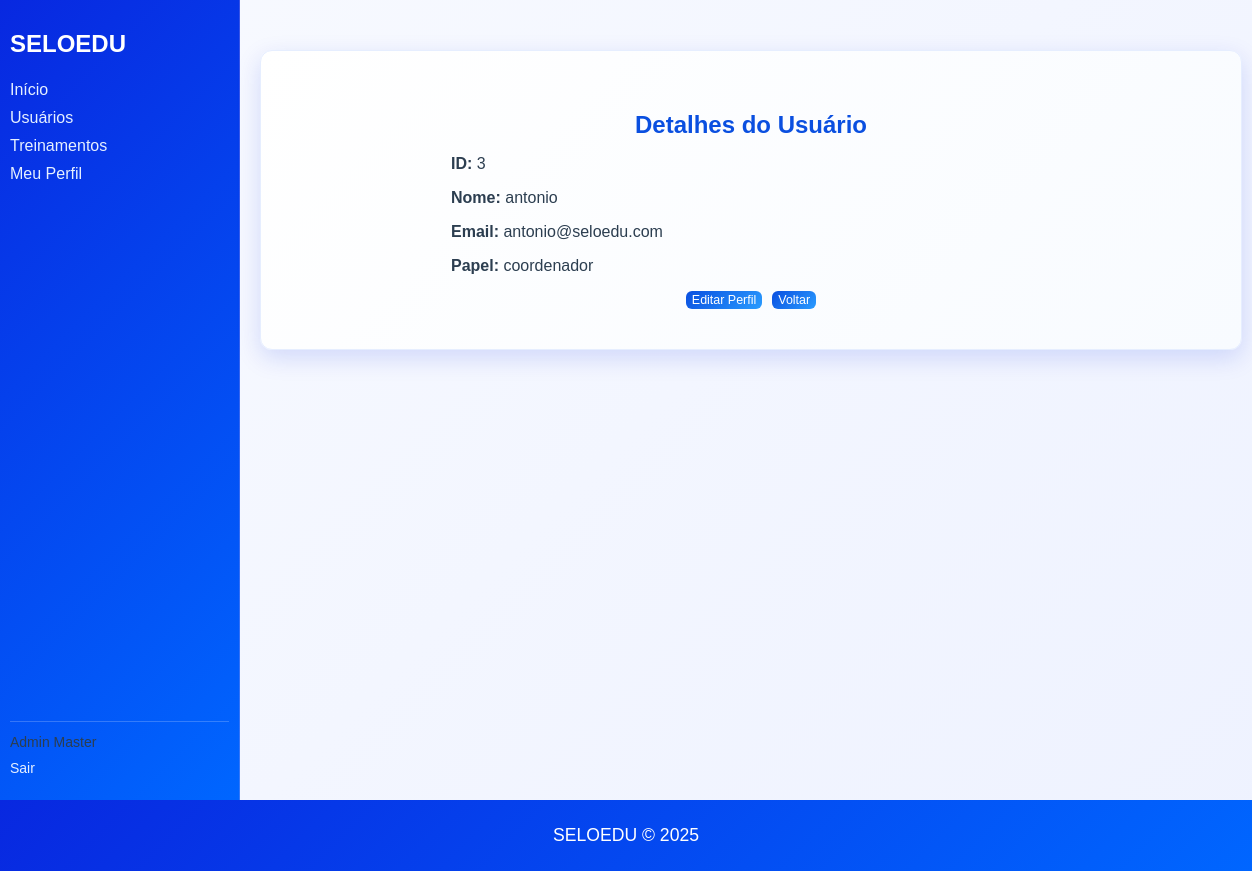
The page /users/3 (signed in) on the database its author committed.
### models/users.py (models this page shows, shortened)
class User(UserMixin, db.Model):
	__tablename__ = 'users'
	id = db.Column(db.Integer, primary_key=True)
	nome = db.Column(db.String(120), nullable=False)
	email = db.Column(db.String(150), unique=True, nullable=False)
	password_hash = db.Column(db.String(256), nullable=True)
	role = db.Column(db.String(50), default='user')
	ativo = db.Column(db.Boolean, default=True)
	profile = db.relationship(
		'Profile',
		uselist=False,
		back_populates='user',
		cascade='all, delete-orphan',
		passive_deletes=True
	)

### views/users.py (the view)
    @login_required
    def view_user(self, user_id):
        try:
            user = User.query.get_or_404(user_id)
            return render_template('users/show.html', user=user)
        except Exception as e:
            flash(f'Erro ao carregar usuário: {str(e)}', 'error')
            return redirect(url_for('users.index'))

### models/users.py (called while the page is built)
@login_manager.user_loader
def load_user(user_id):
	try:
		return User.query.get(int(user_id))
	except Exception:
		return None

### templates/users/show.html (shortened to what this page needs)
{% extends "base.html" %}
{% block content %}
  <div class="users-container">
    <h2 class="users-header" style="color:#0a4fe0;">Detalhes do Usuário</h2>
    <div style="max-width:600px; margin:0 auto;">
      <p><strong>ID:</strong> {{ user.id }}</p>
      <p><strong>Nome:</strong> {{ user.nome }}</p>
      <p><strong>Email:</strong> {{ user.email }}</p>
      <p><strong>Papel:</strong> {{ user.role }}</p>
      <div class="form-actions">
        {% if current_user.is_authenticated and (current_user.id == user.id or current_user.role == 'master') %}
          <a href="{{ url_for('users.profile_user', user_id=user.id) }}" class="btn-small no-underline">Editar Perfil</a>
        {% endif %}
        <a href="{{ url_for('users.index') }}" class="btn-small no-underline">Voltar</a>
      </div>
    </div>
  </div>
{% endblock %}

### templates/base.html (shortened to what this page needs)
<!DOCTYPE html>
<html lang="pt-BR">
<head>
    <link rel="stylesheet" href="{{ url_for('static', filename='custom.css') }}">
</head>
<body>
    <div class="layout" id="app-layout">
        {% if current_user.is_authenticated %}
        <aside id="sidebar">
            <div style="display:flex; align-items:center; justify-content:flex-start; margin-bottom:8px;">
                <h2>SELOEDU</h2>
            </div>
            <nav>
                <ul>
                    <li><a href="{{ url_for('users.dashboard') }}">Início</a></li>
                    <li><a href="{{ url_for('users.index') }}">Usuários</a></li>
                    <li><a href="{{ url_for('treinamento.listar') }}">Treinamentos</a></li>
                    <li><a href="{{ url_for('users.profile') }}">Meu Perfil</a></li>
                </ul>
            </nav>
            <div class="sidebar-footer">
                <p>{{ current_user.nome }}</p>
                <ul>
                    <li><a href="{{ url_for('auth.logout') }}">Sair</a></li>
                </ul>
            </div>
        </aside>
        {% endif %}
        <main>
            {% block content %}{% endblock %}
        </main>
    </div>
    <footer>
        <p>SELOEDU © 2025</p>
    </footer>
</body>
</html>

### Static/custom.css (style rules this page uses)
body { font-family: 'Arial', sans-serif; background: linear-gradient(135deg, #f8faff 0%, #eef2ff 100%); margin: 0; padding: 0; color: #2c3e50; display: flex; flex-direction: column; min-height: 100vh; }
main { flex: 1; padding: 20px; display: flex; flex-direction: column; align-items: center; }
footer { background: linear-gradient(135deg, #0828e0 0%, #0066ff 100%); color: white; text-align: center; padding: 25px; margin-top: auto; width: 100%; box-sizing: border-box; font-weight: 500; }
footer p { margin: 0; font-size: 1.1em; }
.users-container { background: linear-gradient(135deg, #ffffff 0%, #f8fbff 100%); padding: 40px; border-radius: 12px; box-shadow: 0 8px 25px rgba(8, 40, 224, 0.15); width: 100%; max-width: 900px; margin: 30px auto; border: 1px solid #e6eeff; }
.btn-small { padding: 2px 6px; font-size: 0.78em; border-radius: 6px; background: linear-gradient(135deg, #0a4fe0 0%, #2a9cff 100%); color: white; border: none; cursor: pointer; text-decoration: none; display: inline-block; vertical-align: middle; }
.button-home, .btn-small, .no-underline { text-decoration: none; }
.users-header { text-align: center; color: #0828e0; margin-bottom: 16px; font-weight: 700; }
.form-actions { display: flex; gap: 10px; justify-content: center; margin-top: 16px; }
.layout { display: grid; grid-template-columns: 240px 1fr; min-height: 100vh; }
aside { background: linear-gradient(135deg, #0828e0 0%, #0066ff 100%); padding: 10px; display: flex; flex-direction: column; justify-content: flex-start; border-right: 1px solid rgba(255,255,255,0.2); }
aside h2 { margin-bottom: 5px; text-align: left; color: #ffffff; }
aside nav ul { list-style: none; padding: 0; margin: 0; }
aside nav li { margin: 10px 0; }
aside nav a { text-decoration: none; color: #e6f0ff; font-weight: 500; }
.sidebar-footer { border-top: 1px solid rgba(255,255,255,0.2); padding-top: 10px; font-size: 14px; margin-top: auto; }
.sidebar-footer p { margin: 2px 0; }
.sidebar-footer ul { list-style: none; padding: 0; margin-top: 10px; }
.sidebar-footer li { margin: 6px 0; }
.sidebar-footer a { text-decoration: none; color: #e6f0ff; }
main { padding: 20px; }

### rows shown on the page
User: nome "Admin Master"
User: id "3", nome "antonio", email "antonio@seloedu.com", role "coordenador"
